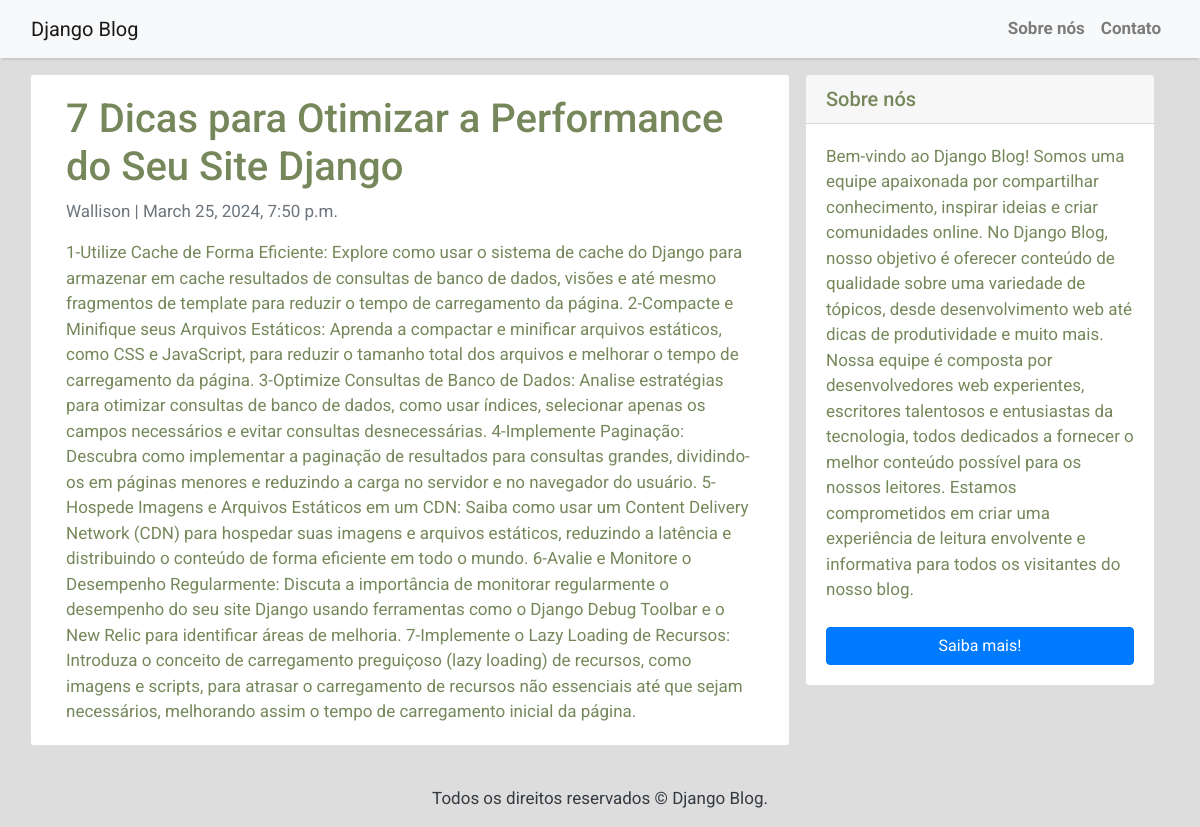
The page /7-dicas-para-otimizar-a-performance-do-seu-site-django/ on the database its author committed.
### blog/models/post.py (models this page shows, shortened)
class Post(models.Model):
    title = models.CharField(max_length=200, unique=True)
    slug = models.SlugField(max_length=200, unique=True)
    author = models.ForeignKey(User, on_delete=models.CASCADE, related_name='blog_post')
    updated_on = models.DateTimeField(auto_now=True)
    content = models.TextField()
    created_on = models.DateTimeField(auto_now_add =True)
    status = models.IntegerField(choices=STATUS, default=0)
    class Meta:
        ordering = ['-created_on']

### blog/views/post_view.py (the view)
# urls.py: path("<slug:slug>/", views.PostDetail.as_view(), name='post_detail'),
class PostDetail(generic.DetailView):
    model =  Post
    template_name = 'post_detail.html'

### blog/templates/post_detail.html
{% extends 'base.html' %} {% block content %}
<div class="container">
    <div class="row">
        <div class="col-md-8 card mb-4  mt-3 left  top">
            <div class="card-body">
                <h1>{% block title %} {{ post.title }} {% endblock title %}</h1>
                <p class=" text-muted">{{ post.author }} | {{ post.created_on }}</p>
                <p class="card-text ">{{ post.content | safe }}</p>
            </div>
        </div>
        {% block sidebar %} {% include 'sidebar.html' %} {% endblock sidebar %}
    </div>
</div>
{% endblock content %}

### blog/templates/base.html (style rules this page uses)
body { font-family: "Roboto", sans-serif; font-size: 17px; background-color: #DDDDDD; color: #76885B; }

### rows shown on the page
Post: title "7 Dicas para Otimizar a Performance do Seu Site Django", author "Wallison", created_on "March 25, 2024, 7:50 p.m.", content "1-Utilize Cache de Forma Eficiente: Explore como usar o sistema de cache do Django para armazenar em cache resultados de consultas de banco de dados, visões e até mesmo fragmentos de template para reduzir o tempo de carregamento da página. 2-Compacte e Minifique seus Arquivos Estáticos: Aprenda a compactar e minificar arquivos estáticos, como CSS e JavaScript, para reduzir o tamanho total dos arquivos e melhorar o tempo de carregamento da página. 3-Optimize Consultas de Banco de Dados: Analise estratégias para otimizar consultas de banco de dados, como usar índices, selecionar apenas os campos necessários e evitar consultas desnecessárias. 4-Implemente Paginação: Descubra como implementar a…"
